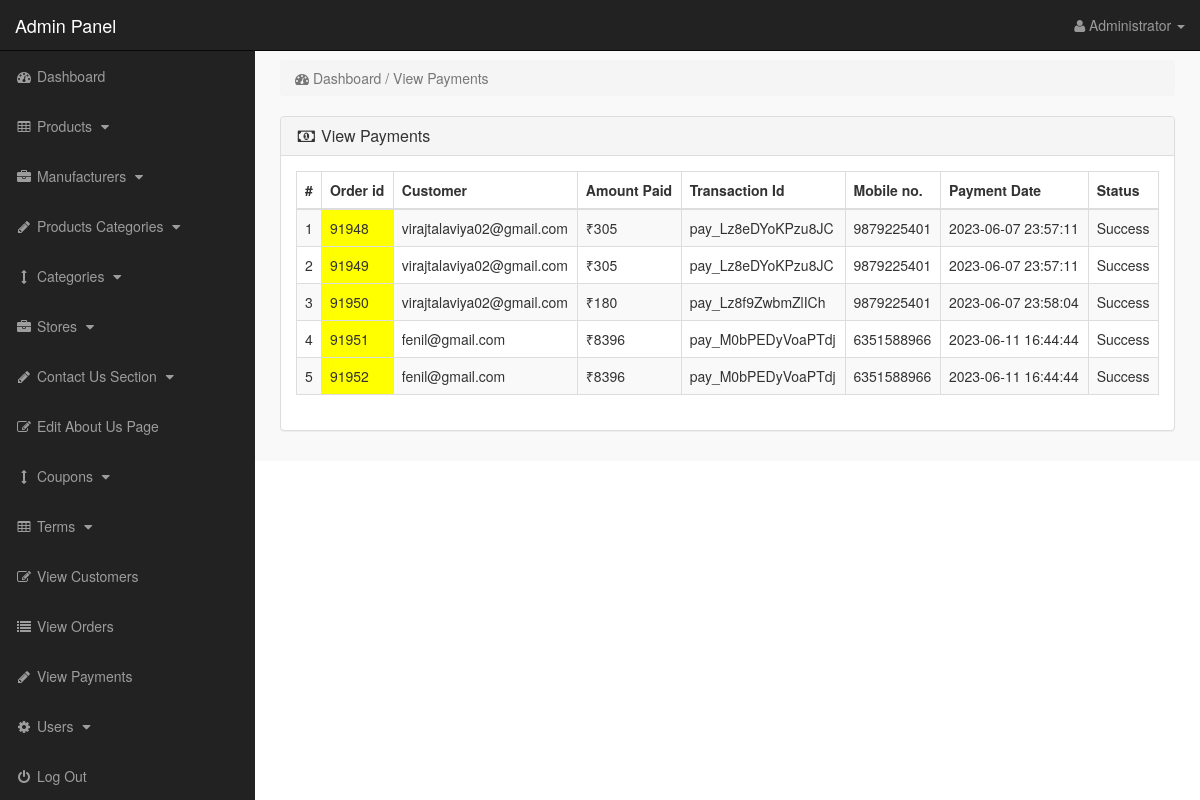
The page /admin_area/index.php?view_payments (signed in) on the database as committed earlier.
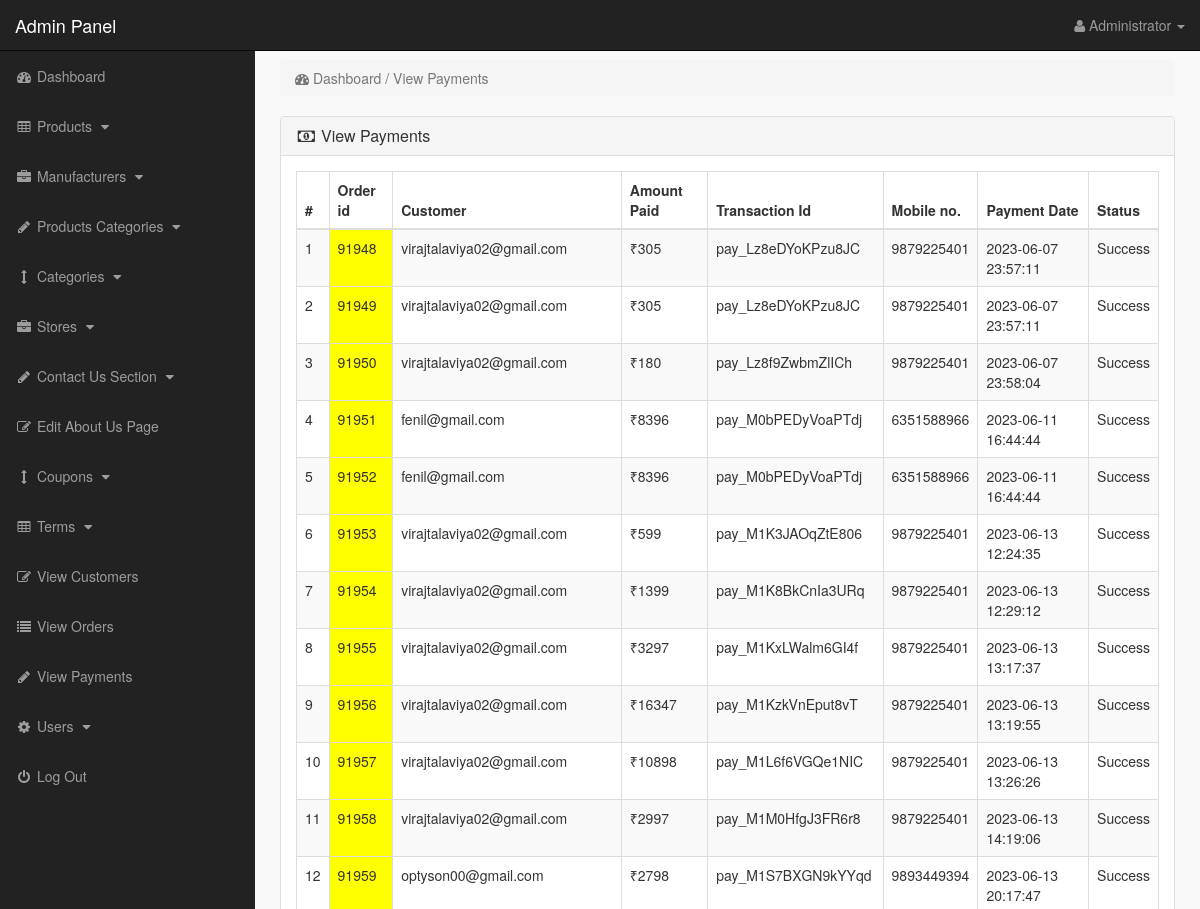
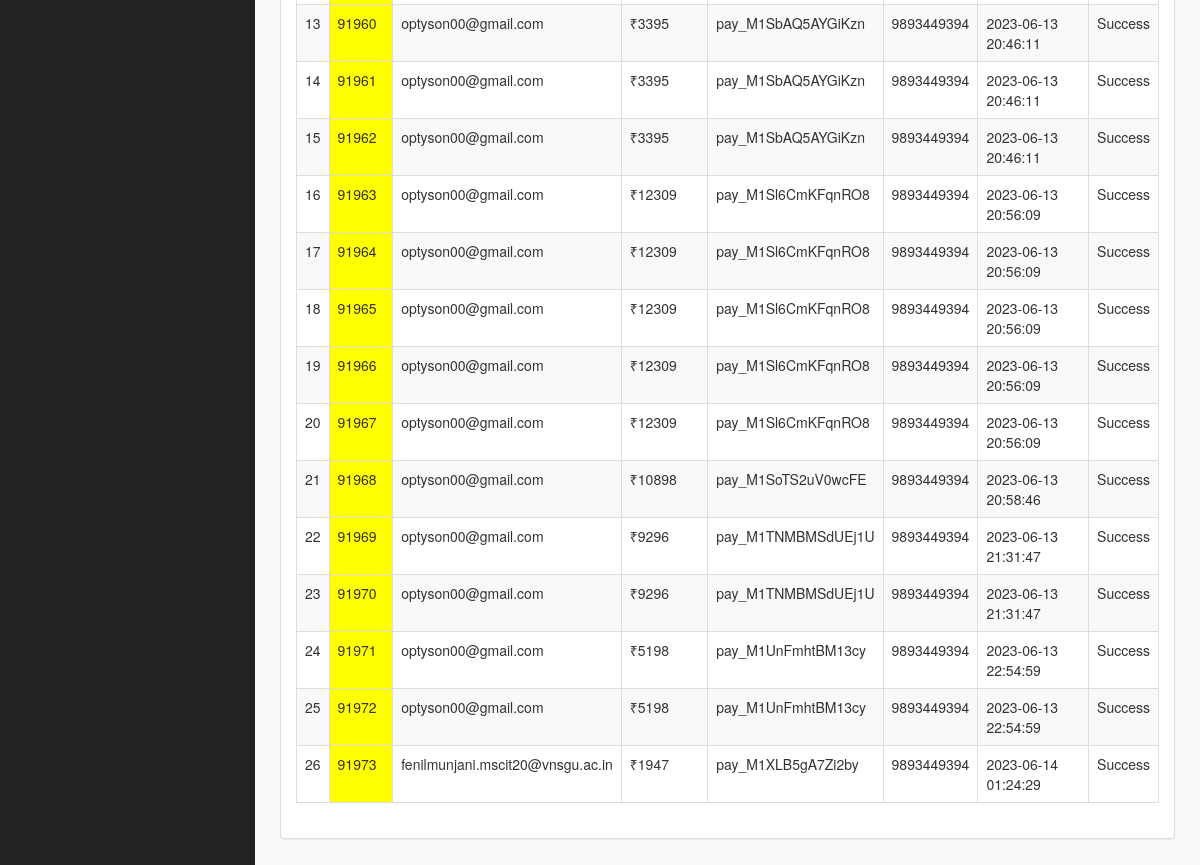
The same page on the database as committed later (2 pictures, top to bottom).
### tables this page shows
CREATE TABLE `customer_orders` (
  `order_id` int(10) NOT NULL,
  `customer_id` int(10) NOT NULL,
  `payid` int(11) NOT NULL,
  `product_id` int(11) NOT NULL,
  `due_amount` int(11) NOT NULL,
  `qty` int(10) NOT NULL,
  `size` text NOT NULL,
  `order_date` timestamp NOT NULL DEFAULT current_timestamp() ON UPDATE current_timestamp(),
  `order_status` text NOT NULL
);

CREATE TABLE `payments` (
  `payid` int(10) NOT NULL,
  `fullname` varchar(255) NOT NULL,
  `amount` int(11) NOT NULL,
  `txnid` varchar(255) NOT NULL,
  `payer_email` varchar(255) NOT NULL,
  `currency` varchar(255) NOT NULL,
  `mobile` varchar(255) NOT NULL,
  `address` varchar(255) NOT NULL,
  `payment_date` datetime NOT NULL DEFAULT current_timestamp(),
  `status` varchar(20) NOT NULL
);

### admin_area/view_payments.php (the view)
<?php
if(!isset($_SESSION['admin_email'])){
echo "<script>window.open('login.php','_self')</script>";
}
else {
?>
<div class="row">
<div class="col-lg-12">
<ol class="breadcrumb">
<li class="active">
<i class="fa fa-dashboard"></i> Dashboard / View Payments
</li>
</ol>
</div>
</div>
<div class="row">
<div class="col-lg-12">
<div class="panel panel-default">
<div class="panel-heading">
<h3 class="panel-title">
<i class="fa fa-money fa-fw"> </i> View Payments
</h3>
</div>
<div class="panel-body">
<div class="table-responsive">
<table class="table table-hover table-bordered table-striped">
<thead>
<tr>
<th>#</th>
<th>Order id</th>
<th>Customer</th>
<th>Amount Paid</th>
<th>Transaction Id</th>
<th>Mobile no.</th>
<th>Payment Date</th>
<th>Status</th>
</tr>
</thead>
<tbody>
<?php
$i = 0;
$get_payments = "select * from customer_orders o, payments p where o.payid=p.payid";
$run_payments = mysqli_query($con,$get_payments);
while($row_payments = mysqli_fetch_array($run_payments)){
$order_id = $row_payments['order_id'];
$amount = $row_payments['amount'];
$payer_email = $row_payments['payer_email'];
$txnid = $row_payments['txnid'];
$mobile = $row_payments['mobile'];
$payment_date = $row_payments['payment_date'];
$status = $row_payments['status'];
$i++;
?>
<tr>
<td><?php echo $i; ?></td>
<td bgcolor="yellow" ><?php echo $order_id; ?></td>
<td><?php echo $payer_email; ?></td>
<td>₹<?php echo $amount; ?></td>
<td><?php echo $txnid; ?></td>
<td><?php echo $mobile; ?></td>
<td><?php echo $payment_date; ?></td>
<td><?php echo $status; ?></td>
</tr>
<?php } ?>
</tbody>
</table>
</div>
</div>
</div>
</div>
</div>
<?php } ?>

Rows that differ between the two databases and show on the page:
added customer_orders: order_id "91953", payid.payer_email "virajtalaviya02@gmail.com", payid.amount "599", payid.txnid "pay_M1K3JAOqZtE806", payid.mobile "9879225401", payid.payment_date "2023-06-13 12:24:35", payid.status "Success"
added customer_orders: order_id "91954", payid.payer_email "virajtalaviya02@gmail.com", payid.amount "1399", payid.txnid "pay_M1K8BkCnIa3URq", payid.mobile "9879225401", payid.payment_date "2023-06-13 12:29:12", payid.status "Success"
added customer_orders: order_id "91955", payid.payer_email "virajtalaviya02@gmail.com", payid.amount "3297", payid.txnid "pay_M1KxLWalm6GI4f", payid.mobile "9879225401", payid.payment_date "2023-06-13 13:17:37", payid.status "Success"
added customer_orders: order_id "91956", payid.payer_email "virajtalaviya02@gmail.com", payid.amount "16347", payid.txnid "pay_M1KzkVnEput8vT", payid.mobile "9879225401", payid.payment_date "2023-06-13 13:19:55", payid.status "Success"
added customer_orders: order_id "91957", payid.payer_email "virajtalaviya02@gmail.com", payid.amount "10898", payid.txnid "pay_M1L6f6VGQe1NIC", payid.mobile "9879225401", payid.payment_date "2023-06-13 13:26:26", payid.status "Success"
added customer_orders: order_id "91958", payid.payer_email "virajtalaviya02@gmail.com", payid.amount "2997", payid.txnid "pay_M1M0HfgJ3FR6r8", payid.mobile "9879225401", payid.payment_date "2023-06-13 14:19:06", payid.status "Success"
added customer_orders: order_id "91959", payid.payer_email "optyson00@gmail.com", payid.amount "2798", payid.txnid "pay_M1S7BXGN9kYYqd", payid.mobile "9893449394", payid.payment_date "2023-06-13 20:17:47", payid.status "Success"
added customer_orders: order_id "91960", payid.payer_email "optyson00@gmail.com", payid.amount "3395", payid.txnid "pay_M1SbAQ5AYGiKzn", payid.mobile "9893449394", payid.payment_date "2023-06-13 20:46:11", payid.status "Success"
added customer_orders: order_id "91961", payid.payer_email "optyson00@gmail.com", payid.amount "3395", payid.txnid "pay_M1SbAQ5AYGiKzn", payid.mobile "9893449394", payid.payment_date "2023-06-13 20:46:11", payid.status "Success"
added customer_orders: order_id "91962", payid.payer_email "optyson00@gmail.com", payid.amount "3395", payid.txnid "pay_M1SbAQ5AYGiKzn", payid.mobile "9893449394", payid.payment_date "2023-06-13 20:46:11", payid.status "Success"
added customer_orders: order_id "91963", payid.payer_email "optyson00@gmail.com", payid.amount "12309", payid.txnid "pay_M1Sl6CmKFqnRO8", payid.mobile "9893449394", payid.payment_date "2023-06-13 20:56:09", payid.status "Success"
added customer_orders: order_id "91964", payid.payer_email "optyson00@gmail.com", payid.amount "12309", payid.txnid "pay_M1Sl6CmKFqnRO8", payid.mobile "9893449394", payid.payment_date "2023-06-13 20:56:09", payid.status "Success"
added customer_orders: order_id "91965", payid.payer_email "optyson00@gmail.com", payid.amount "12309", payid.txnid "pay_M1Sl6CmKFqnRO8", payid.mobile "9893449394", payid.payment_date "2023-06-13 20:56:09", payid.status "Success"
added customer_orders: order_id "91966", payid.payer_email "optyson00@gmail.com", payid.amount "12309", payid.txnid "pay_M1Sl6CmKFqnRO8", payid.mobile "9893449394", payid.payment_date "2023-06-13 20:56:09", payid.status "Success"
added customer_orders: order_id "91967", payid.payer_email "optyson00@gmail.com", payid.amount "12309", payid.txnid "pay_M1Sl6CmKFqnRO8", payid.mobile "9893449394", payid.payment_date "2023-06-13 20:56:09", payid.status "Success"
added customer_orders: order_id "91968", payid.payer_email "optyson00@gmail.com", payid.amount "10898", payid.txnid "pay_M1SoTS2uV0wcFE", payid.mobile "9893449394", payid.payment_date "2023-06-13 20:58:46", payid.status "Success"
added customer_orders: order_id "91969", payid.payer_email "optyson00@gmail.com", payid.amount "9296", payid.txnid "pay_M1TNMBMSdUEj1U", payid.mobile "9893449394", payid.payment_date "2023-06-13 21:31:47", payid.status "Success"
added customer_orders: order_id "91970", payid.payer_email "optyson00@gmail.com", payid.amount "9296", payid.txnid "pay_M1TNMBMSdUEj1U", payid.mobile "9893449394", payid.payment_date "2023-06-13 21:31:47", payid.status "Success"
added customer_orders: order_id "91971", payid.payer_email "optyson00@gmail.com", payid.amount "5198", payid.txnid "pay_M1UnFmhtBM13cy", payid.mobile "9893449394", payid.payment_date "2023-06-13 22:54:59", payid.status "Success"
added customer_orders: order_id "91972", payid.payer_email "optyson00@gmail.com", payid.amount "5198", payid.txnid "pay_M1UnFmhtBM13cy", payid.mobile "9893449394", payid.payment_date "2023-06-13 22:54:59", payid.status "Success"
added customer_orders: order_id "91973", payid.payer_email "fenilmunjani.mscit20@vnsgu.ac.in", payid.amount "1947", payid.txnid "pay_M1XLB5gA7Zi2by", payid.mobile "9893449394", payid.payment_date "2023-06-14 01:24:29", payid.status "Success"
